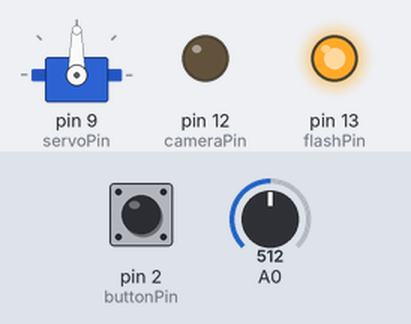
Simulated run of this sketch. Board: Arduino Uno, built with avr-gcc and run on an emulated ATmega328P. Parts: servo, output pins drawn as LEDs (lit = HIGH). Dashed ring = blinking. The test bench sets the inputs (shaded band); at power-on: pin 2 (buttonPin) LOW, A0 = 512.

Above: at 1.9 s.
2.0 s: pin 2 (buttonPin) pulled HIGH for 1.4 s
At 4.2 s:
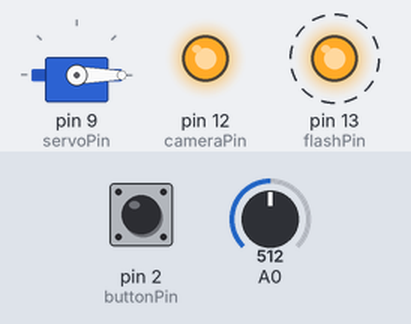
5.9 s: A0 set to 485
At 7.3 s:
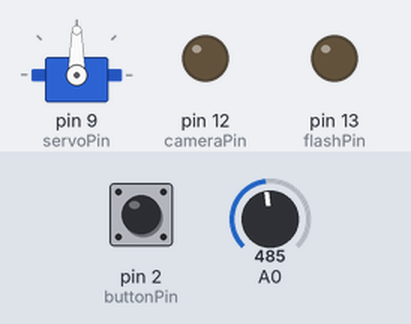
8.1 s: A0 set to 510
At 9.0 s:
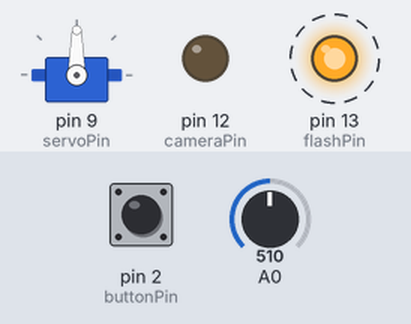
12.5 s: A0 set to 490
At 13.1 s:
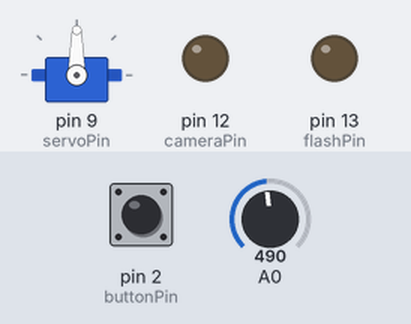
Timing chart, 0 to 15.2 s (numbered marks = the images above; inputs shaded):
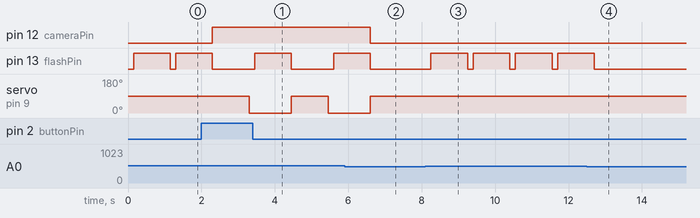

Measured:
- the behaviour switches between 501 and 500 on A0 (found by bisection; images 1 and 2)
- after the input at 2.0 s, pin 12 (cameraPin): LOW → HIGH after 0.30 s; pin 13 (flashPin): LOW → HIGH after 1.5 s, → LOW 1.0 s later, → HIGH 1.2 s later; servo on pin 9 (servoPin): 90° → 0° after 1.3 s, → 90° 1.2 s later, → 0° 1.0 s later
- after the input at 5.9 s, pin 13 (flashPin): goes on until 6.6 s, then stays LOW
- after the input at 8.1 s, pin 13 (flashPin): alternates HIGH for 1.0 s and LOW for 0.15 s, starting after 0.15 s
- after the input at 12.5 s, pin 13 (flashPin): goes on until 12.7 s, then stays LOW

The sketch:

CoinDropper.ino
```cpp
#include <Servo.h>

#define GATE_OPEN 1
#define GATE_CLOSED 0

Servo gateServo;

volatile int gateState;

const int servoPin = 9;
const int buttonPin = 2;
const int flashPin = 13;
const int cameraPin = 12;

void openGate() {
  gateServo.write(0);
}

void closeGate() {
  gateServo.write(90);
}


void onButtonPress() {
  gateState = GATE_OPEN;
}


void setup() {
  gateServo.attach(servoPin);
  pinMode(buttonPin, INPUT);
  pinMode(flashPin, OUTPUT);
  pinMode(cameraPin, OUTPUT);

  attachInterrupt(digitalPinToInterrupt(2), onButtonPress, CHANGE);

  closeGate();
  gateState = GATE_CLOSED;

}

void loop() {
  if (gateState == GATE_OPEN) {
    digitalWrite(cameraPin, HIGH);
    delay(1000);
    openGate();
    //delay(1000);
    //closeGate();
    //delay(1000);
    gateState = GATE_CLOSED;
  }

  int value;
  value = analogRead(0);
  if (value >500) {
    delay(150);
    digitalWrite(flashPin, HIGH);
    delay(1000);
    digitalWrite(flashPin, LOW);
    digitalWrite(cameraPin, LOW);
    delay(000);
    closeGate();
  }
}
```
